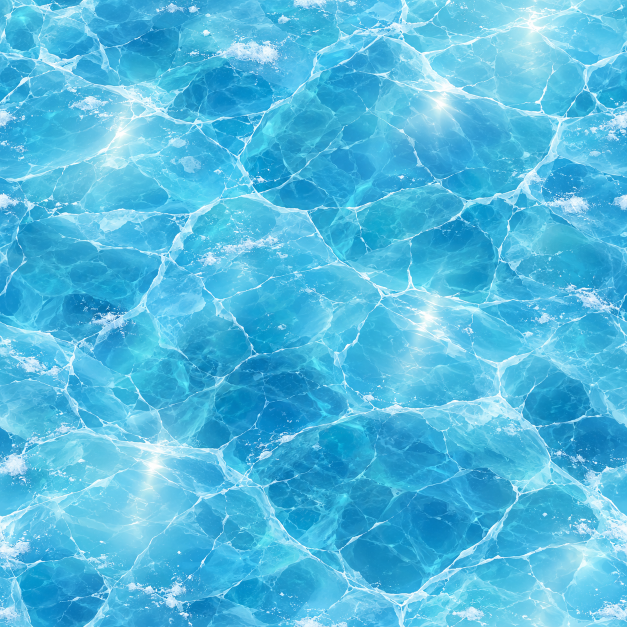
#> input picture assets/_sheets/lake_ice.png, 1254 x 1254 px, found by its file name (shown at 1/2 size)
$ python ground_sheet.py assets/_sheets/lake_ice.png lake_ice
#> lines starting #> are read from the running program, lines starting #| are printed output that depends on the picture
"""ChatGPT で作った地面テクスチャを assets/grounds/ に入れる。名前が4つなら 2×2 のシートとして切り分ける。

  python tools/ground_sheet.py assets/_sheets/grounds1.png 左上 右上 左下 右下
  python tools/ground_sheet.py assets/_sheets/lake_ice.png lake_ice

→ assets/grounds/<名前>.png（ふちの境目を少し削る）。そのあと python tools/optimize.py で img/ground_<名前>.webp を作る
"""
import sys
from pathlib import Path

from PIL import Image

ROOT = Path(__file__).resolve().parent.parent


def main() -> None:
    sheet, names = Path(sys.argv[1]), sys.argv[2:]
    im = Image.open(sheet).convert("RGB")
#> im is the input picture: PIL image 1254x1254 RGB; mean R, G, B 81.9, 186.1, 223.6
    n = 2 if len(names) == 4 else 1
    w, h = im.width // n, im.height // n
#> w = 1254; h = 1254
    cut = int(min(w, h) * 0.04)   # マスの境目のにじみを避ける
#> cut = 50
    out = ROOT / "assets" / "grounds"
    out.mkdir(parents=True, exist_ok=True)
    for i, name in enumerate(names):
        x, y = (i % n) * w, (i // n) * h
        t = im.crop((x + cut, y + cut, x + w - cut, y + h - cut))
        t.thumbnail((768, 768), Image.LANCZOS)   # ゲームでは 512px にするので、原本も軽くしておく
        t.save(out / f"{name}.png", optimize=True)
        print(name)
#> this loop made 1 pass
#> pass 1, in main, `t = im.crop((x + cut, y + cut, x + w - cut, y + h - cut))`:
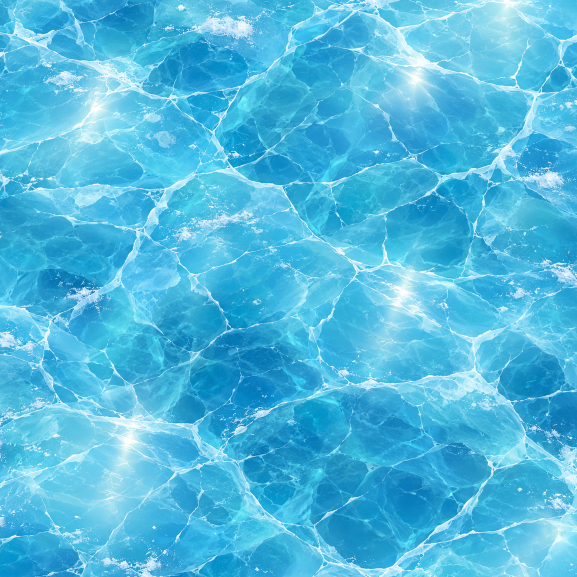
#> t: PIL image 1154x1154 RGB (shown at 1/2 size); mean R, G, B 80, 185.3, 223
#> pass 1, in main, `t.save(out / f"{name}.png", optimize=True)`:
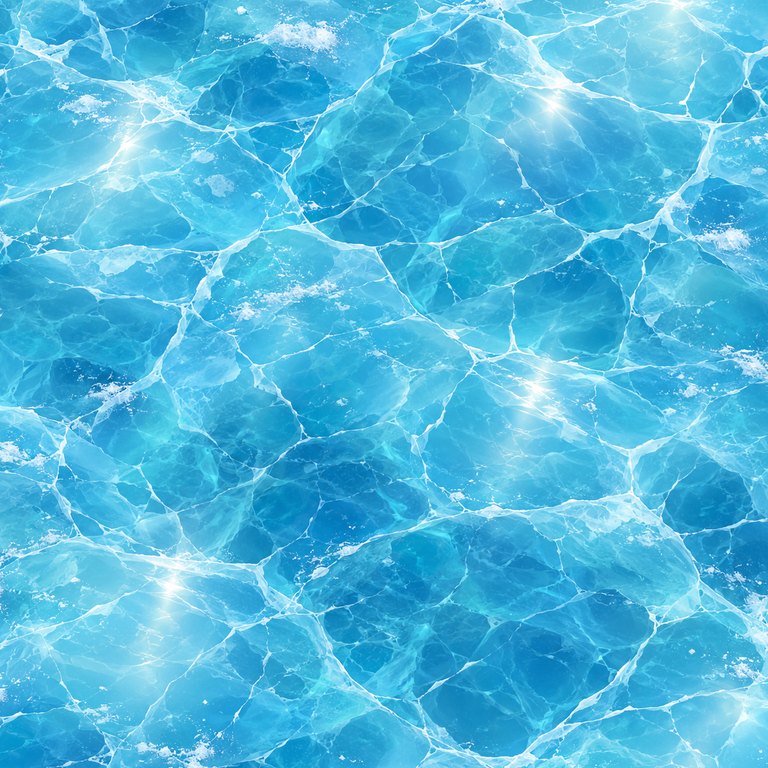
#> saved as lake_ice.png: PIL image 768x768 RGB; mean R, G, B 80, 185.3, 223


if __name__ == "__main__":
    main()

$ run again, with assets/_sheets/canyon_rock.png copied over assets/_sheets/lake_ice.png
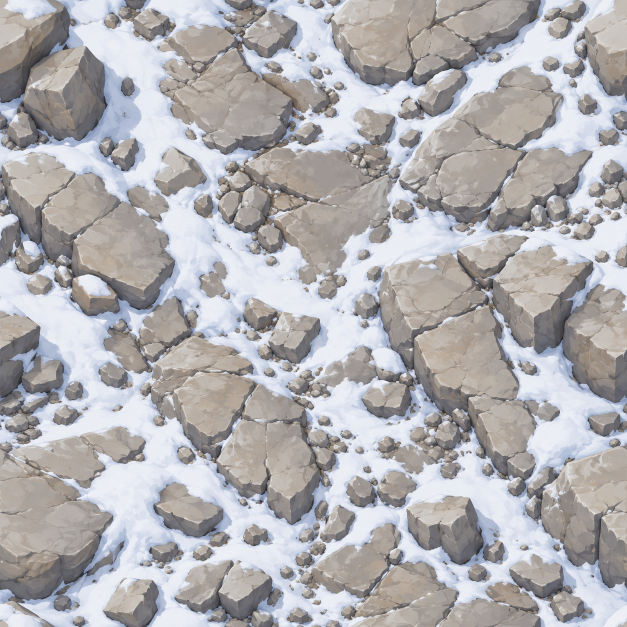
#> input picture assets/_sheets/canyon_rock.png, 1254 x 1254 px, found by its file name (shown at 1/2 size)
#> in main, im is the input picture: PIL image 1254x1254 RGB; mean R, G, B 176.1, 174.3, 176.7
#> the loop in main, `for i, name in enumerate(names):` made 1 pass
#> pass 1, in main, `t = im.crop((x + cut, y + cut, x + w - cut, y + h - cut))`:
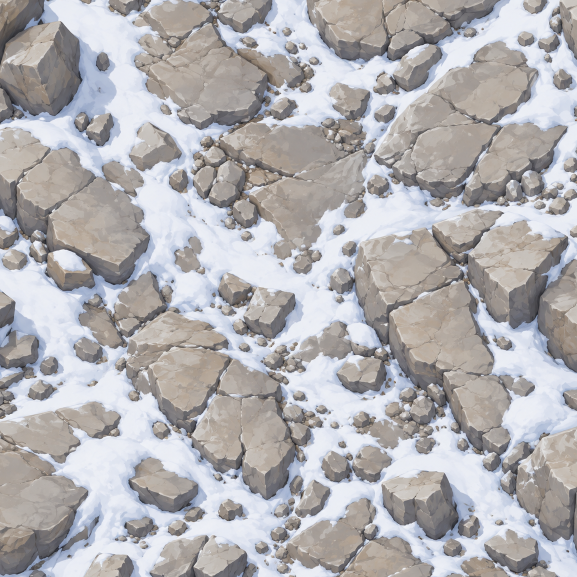
#> t: PIL image 1154x1154 RGB (shown at 1/2 size); mean R, G, B 176.8, 174.9, 177.4
#> pass 1, in main, `t.save(out / f"{name}.png", optimize=True)`:
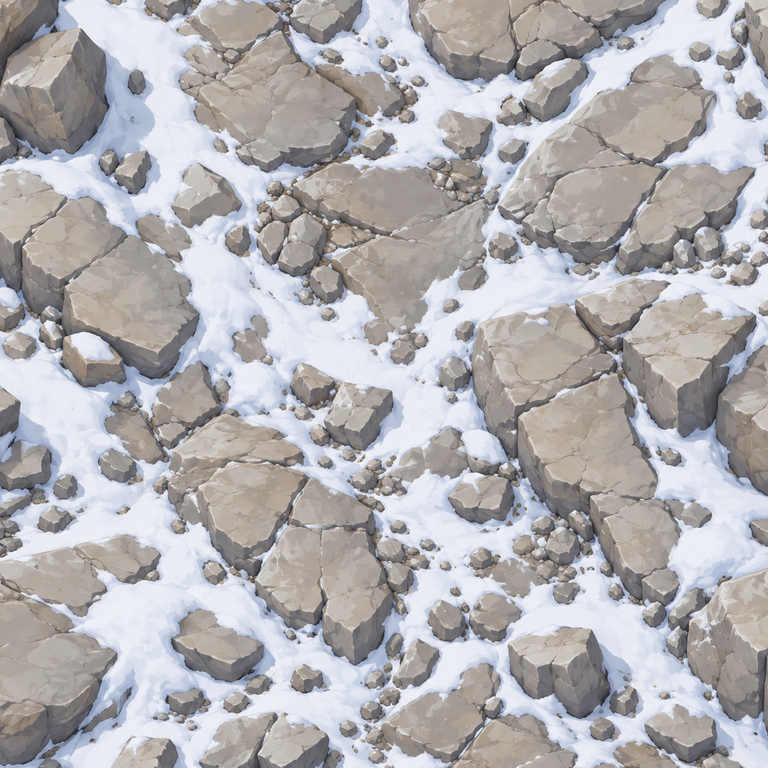
#> saved as lake_ice.png: PIL image 768x768 RGB; mean R, G, B 176.8, 174.9, 177.4
